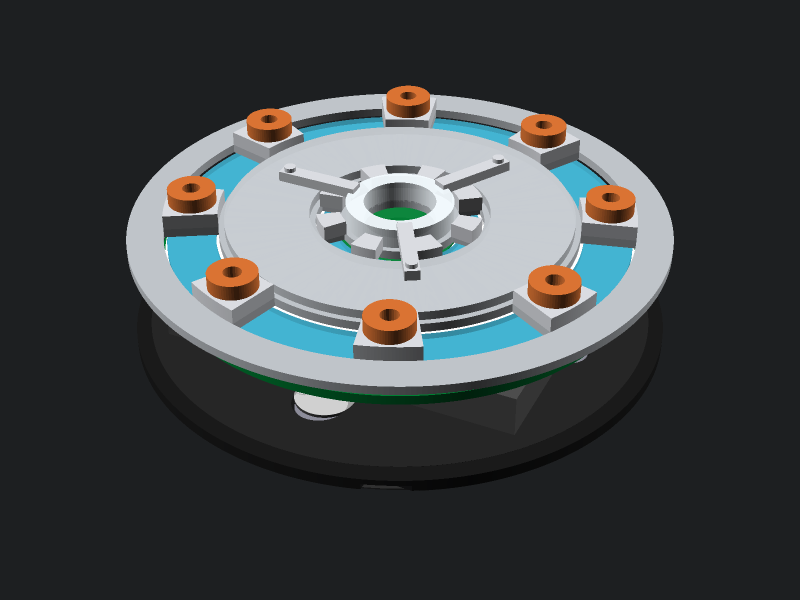
#> input picture mechanical/openscad/out/render_iso.png, 1600 x 1200 px (shown at 1/2 size)
$ python render_overview_compose.py
#> lines starting #> are read from the running program, lines starting #| are printed output that depends on the picture
"""
将 OpenSCAD 渲染出的 5 张 PNG 拼接成一张总览大图。
布局（2×2）：
   ┌─────────────────┬─────────────────┐
   │  ① 等距装配     │  ② 顶视图        │
   ├─────────────────┼─────────────────┤
   │  ③ 爆炸视图     │  ④ 侧视图 + 背视 │
   └─────────────────┴─────────────────┘
"""
from __future__ import annotations

from pathlib import Path

import matplotlib
import matplotlib.image as mpimg
import matplotlib.pyplot as plt

for f in ("PingFang SC", "Songti SC", "Heiti SC", "STHeiti",
          "Hiragino Sans GB", "Arial Unicode MS"):
    try:
        matplotlib.font_manager.findfont(f, fallback_to_default=False)
        matplotlib.rcParams["font.sans-serif"] = [f] + matplotlib.rcParams[
            "font.sans-serif"]
        matplotlib.rcParams["axes.unicode_minus"] = False
        break
    except Exception:
        continue


HERE = Path(__file__).resolve().parent
OUT = HERE / "out"


def add_panel(ax, img_path, title, dark_bg=False):
#> called with title = '① 等距装配视图（透视，Tomorrow Night 配色）', dark_bg = True
    img = mpimg.imread(img_path)
#> img is the input picture: shape (1200, 1600, 3) float32; mean R, G, B 0.26, 0.274, 0.275
    ax.imshow(img)
    ax.set_title(title, fontsize=13, fontweight="bold",
                  color="#1a1a1a", pad=6)
    ax.set_xticks([])
    ax.set_yticks([])
    for spine in ax.spines.values():
        spine.set_color("#888" if not dark_bg else "#444")
        spine.set_linewidth(0.8)


def main():
    fig = plt.figure(figsize=(20, 14))
    gs = fig.add_gridspec(2, 2, hspace=0.10, wspace=0.05,
                          top=0.92, bottom=0.04, left=0.02, right=0.98)

    add_panel(fig.add_subplot(gs[0, 0]),
              OUT / "render_iso.png",
              "① 等距装配视图（透视，Tomorrow Night 配色）",
              dark_bg=True)
    add_panel(fig.add_subplot(gs[0, 1]),
              OUT / "render_top.png",
              "② 顶视图（正交，Z+ 朝外，Mark I 圆形特斯拉款）",
              dark_bg=True)
#> call 2 of add_panel, with title = '② 顶视图（正交，Z+ 朝外，Mark I 圆形特斯拉款）', dark_bg = True
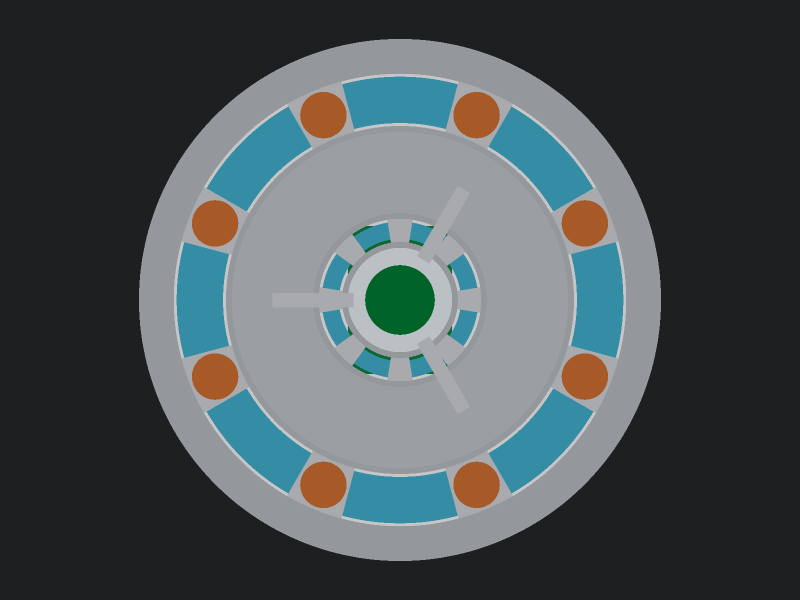
#> input picture mechanical/openscad/out/render_top.png, 1600 x 1200 px (shown at 1/2 size)
#> in add_panel, img is the input picture: shape (1200, 1600, 3) float32; mean R, G, B 0.298, 0.333, 0.339
    add_panel(fig.add_subplot(gs[1, 0]),
              OUT / "render_explode.png",
              "③ 爆炸视图（EXPLODE=8，Z 方向 7 层叠层）")
#> call 3 of add_panel, with title = '③ 爆炸视图（EXPLODE=8，Z 方向 7 层叠层）', dark_bg = False
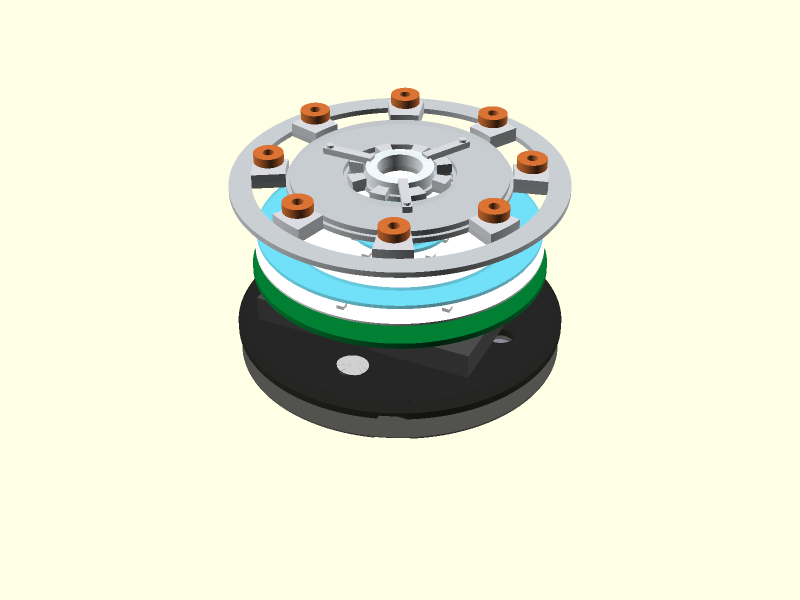
#> input picture mechanical/openscad/out/render_explode.png, 1600 x 1200 px (shown at 1/2 size)
#> in add_panel, img is the input picture: shape (1200, 1600, 3) float32; mean R, G, B 0.901, 0.911, 0.813
    add_panel(fig.add_subplot(gs[1, 1]),
              OUT / "render_side.png",
              "④ 侧视图（正交，X+ 朝外，整机厚度 15 mm）")
#> call 4 of add_panel, with title = '④ 侧视图（正交，X+ 朝外，整机厚度 15 mm）', dark_bg = False
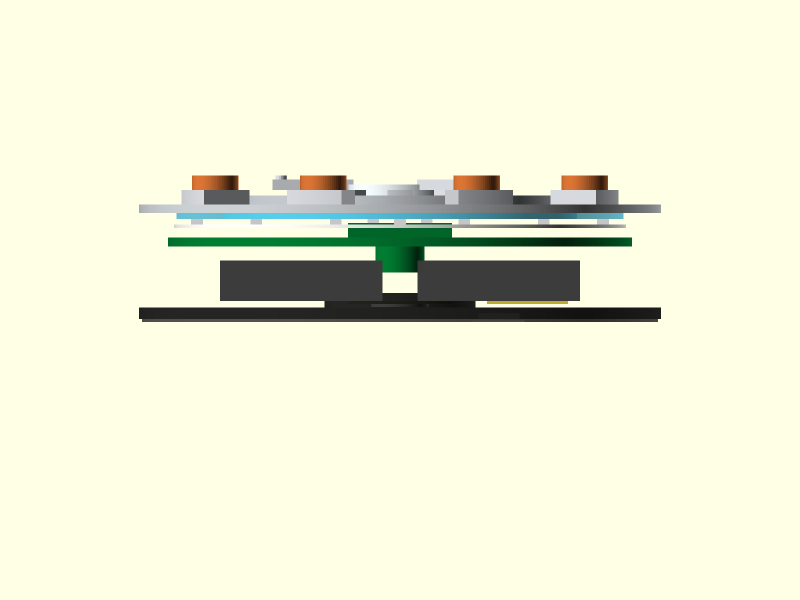
#> input picture mechanical/openscad/out/render_side.png, 1600 x 1200 px (shown at 1/2 size)
#> in add_panel, img is the input picture: shape (1200, 1600, 3) float32; mean R, G, B 0.934, 0.939, 0.831

    fig.suptitle(
        "InstaFreeHeart · OpenSCAD 整体预览（Mark I 圆形 · Ø90 × 15 mm · 136 g · 4000 mAh）",
        fontsize=17, fontweight="bold", y=0.975)

    out_path = OUT / "render_overview_4view.png"
    fig.savefig(out_path, dpi=120, bbox_inches="tight",
                facecolor="white")
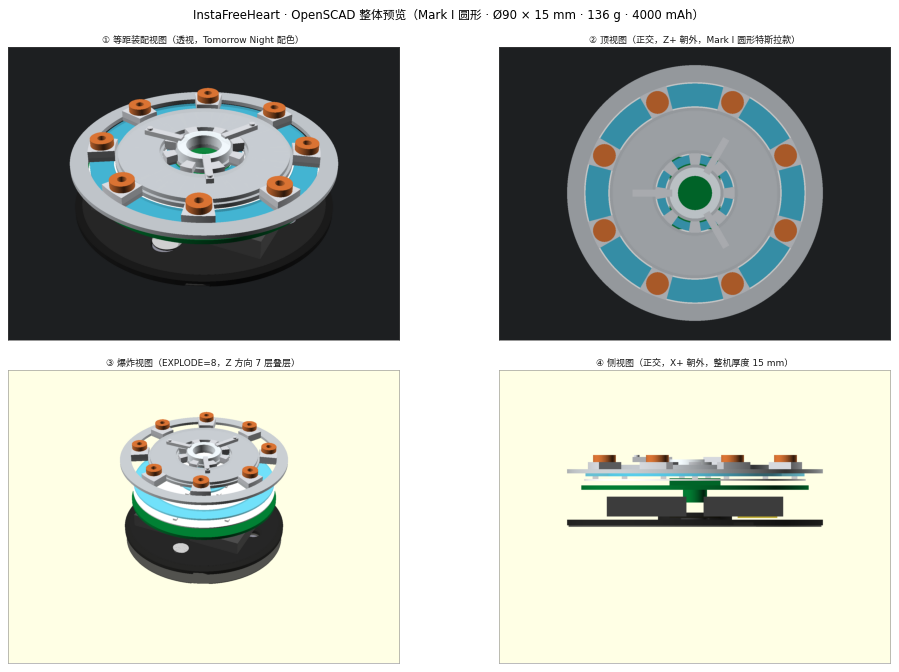
#> figure drawn by matplotlib, 4 panels
    plt.close(fig)
    print(f"[OK] {out_path}  ({out_path.stat().st_size / 1024:.0f} KB)")


if __name__ == "__main__":
    main()
